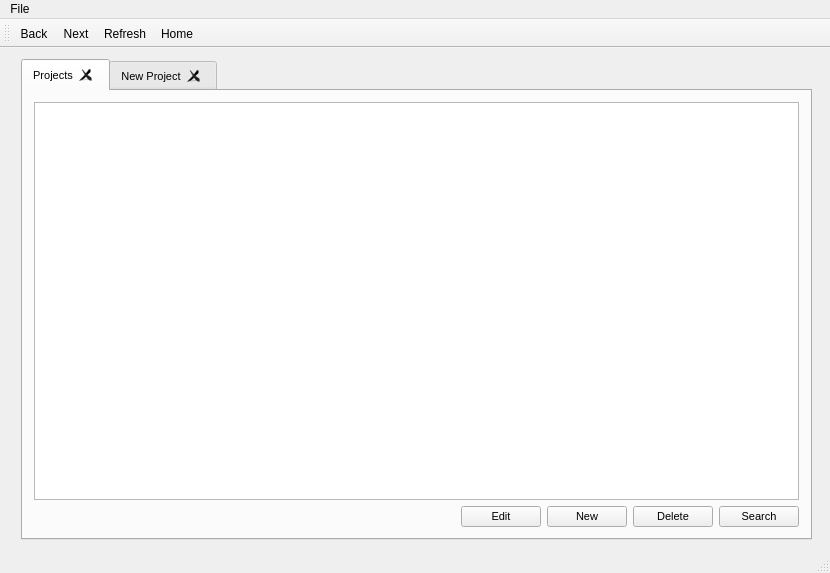
<?xml version="1.0" encoding="UTF-8"?>
<ui version="4.0">
 <class>MainWindow</class>
 <widget class="QMainWindow" name="MainWindow">
  <property name="geometry">
   <rect>
    <x>0</x>
    <y>0</y>
    <width>830</width>
    <height>573</height>
   </rect>
  </property>
  <property name="windowTitle">
   <string>Task Badger</string>
  </property>
  <property name="windowIcon">
   <iconset resource="myres.qrc">
    <normaloff>:/Images/TaskBadgerLogo.png</normaloff>:/Images/TaskBadgerLogo.png</iconset>
  </property>
  <widget class="QWidget" name="centralWidget">
   <layout class="QVBoxLayout" name="verticalLayout">
    <item>
     <widget class="QStackedWidget" name="stackedWidget">
      <property name="currentIndex">
       <number>1</number>
      </property>
      <widget class="QWidget" name="page">
       <layout class="QVBoxLayout" name="verticalLayout_2">
        <item>
         <layout class="QHBoxLayout" name="horizontalLayout">
          <item>
           <widget class="QFrame" name="frame">
            <property name="minimumSize">
             <size>
              <width>86</width>
              <height>86</height>
             </size>
            </property>
            <property name="maximumSize">
             <size>
              <width>108</width>
              <height>108</height>
             </size>
            </property>
            <property name="styleSheet">
             <string notr="true">image: url(:/Images/TaskBadgerLogo.png);</string>
            </property>
            <property name="frameShape">
             <enum>QFrame::StyledPanel</enum>
            </property>
            <property name="frameShadow">
             <enum>QFrame::Raised</enum>
            </property>
           </widget>
          </item>
          <item>
           <spacer name="horizontalSpacer_2">
            <property name="orientation">
             <enum>Qt::Horizontal</enum>
            </property>
            <property name="sizeHint" stdset="0">
             <size>
              <width>40</width>
              <height>20</height>
             </size>
            </property>
           </spacer>
          </item>
          <item>
           <widget class="QLabel" name="label">
            <property name="font">
             <font>
              <family>MV Boli</family>
              <pointsize>28</pointsize>
              <weight>75</weight>
              <bold>true</bold>
             </font>
            </property>
            <property name="text">
             <string>My Dashboard</string>
            </property>
           </widget>
          </item>
          <item>
           <spacer name="horizontalSpacer_4">
            <property name="orientation">
             <enum>Qt::Horizontal</enum>
            </property>
            <property name="sizeHint" stdset="0">
             <size>
              <width>40</width>
              <height>20</height>
             </size>
            </property>
           </spacer>
          </item>
         </layout>
        </item>
        <item>
         <widget class="QSplitter" name="splitter">
          <property name="orientation">
           <enum>Qt::Horizontal</enum>
          </property>
          <widget class="QTreeView" name="treeView">
           <property name="minimumSize">
            <size>
             <width>0</width>
             <height>270</height>
            </size>
           </property>
           <property name="maximumSize">
            <size>
             <width>190</width>
             <height>16777215</height>
            </size>
           </property>
          </widget>
          <widget class="QTableView" name="tableView">
           <property name="minimumSize">
            <size>
             <width>550</width>
             <height>300</height>
            </size>
           </property>
          </widget>
         </widget>
        </item>
        <item>
         <layout class="QHBoxLayout" name="horizontalLayout_2">
          <item>
           <spacer name="horizontalSpacer_3">
            <property name="orientation">
             <enum>Qt::Horizontal</enum>
            </property>
            <property name="sizeHint" stdset="0">
             <size>
              <width>40</width>
              <height>20</height>
             </size>
            </property>
           </spacer>
          </item>
          <item>
           <widget class="QPushButton" name="createProject">
            <property name="font">
             <font>
              <pointsize>10</pointsize>
             </font>
            </property>
            <property name="cursor">
             <cursorShape>PointingHandCursor</cursorShape>
            </property>
            <property name="text">
             <string>Create New Project</string>
            </property>
            <property name="icon">
             <iconset resource="myres.qrc">
              <normaloff>:/Images/icons8-plus-48.png</normaloff>:/Images/icons8-plus-48.png</iconset>
            </property>
           </widget>
          </item>
          <item>
           <widget class="QPushButton" name="upcomingDeadlines">
            <property name="font">
             <font>
              <pointsize>10</pointsize>
             </font>
            </property>
            <property name="cursor">
             <cursorShape>PointingHandCursor</cursorShape>
            </property>
            <property name="text">
             <string>Upcoming Deadlines</string>
            </property>
            <property name="icon">
             <iconset resource="myres.qrc">
              <normaloff>:/Images/icons8-calendar-48.png</normaloff>:/Images/icons8-calendar-48.png</iconset>
            </property>
           </widget>
          </item>
          <item>
           <widget class="QPushButton" name="urgentProjects">
            <property name="font">
             <font>
              <pointsize>10</pointsize>
             </font>
            </property>
            <property name="cursor">
             <cursorShape>PointingHandCursor</cursorShape>
            </property>
            <property name="text">
             <string>Urgent Projects</string>
            </property>
            <property name="icon">
             <iconset resource="myres.qrc">
              <normaloff>:/Images/icons8-high-priority-48.png</normaloff>:/Images/icons8-high-priority-48.png</iconset>
            </property>
           </widget>
          </item>
         </layout>
        </item>
       </layout>
      </widget>
      <widget class="QWidget" name="page_2">
       <widget class="QTabWidget" name="tabWidget">
        <property name="geometry">
         <rect>
          <x>10</x>
          <y>0</y>
          <width>791</width>
          <height>481</height>
         </rect>
        </property>
        <property name="font">
         <font>
          <pointsize>8</pointsize>
          <weight>50</weight>
          <bold>false</bold>
         </font>
        </property>
        <property name="currentIndex">
         <number>0</number>
        </property>
        <property name="tabsClosable">
         <bool>true</bool>
        </property>
        <property name="movable">
         <bool>true</bool>
        </property>
        <widget class="QWidget" name="projects_2">
         <attribute name="title">
          <string>Projects</string>
         </attribute>
         <layout class="QVBoxLayout" name="verticalLayout_5">
          <item>
           <widget class="QTableView" name="tableView_3"/>
          </item>
          <item>
           <layout class="QHBoxLayout" name="horizontalLayout_5">
            <item>
             <spacer name="horizontalSpacer_7">
              <property name="orientation">
               <enum>Qt::Horizontal</enum>
              </property>
              <property name="sizeHint" stdset="0">
               <size>
                <width>40</width>
                <height>20</height>
               </size>
              </property>
             </spacer>
            </item>
            <item>
             <widget class="QPushButton" name="editProj_2">
              <property name="text">
               <string>Edit</string>
              </property>
              <property name="icon">
               <iconset resource="myres.qrc">
                <normaloff>:/Images/icons8-edit-48.png</normaloff>:/Images/icons8-edit-48.png</iconset>
              </property>
             </widget>
            </item>
            <item>
             <widget class="QPushButton" name="newProj_2">
              <property name="text">
               <string>New</string>
              </property>
              <property name="icon">
               <iconset resource="myres.qrc">
                <normaloff>:/Images/icons8-plus-48.png</normaloff>:/Images/icons8-plus-48.png</iconset>
              </property>
             </widget>
            </item>
            <item>
             <widget class="QPushButton" name="deleteProj_2">
              <property name="text">
               <string>Delete</string>
              </property>
              <property name="icon">
               <iconset resource="myres.qrc">
                <normaloff>:/Images/icons8-close-window-48.png</normaloff>:/Images/icons8-close-window-48.png</iconset>
              </property>
             </widget>
            </item>
            <item>
             <widget class="QPushButton" name="searchProj_2">
              <property name="text">
               <string>Search</string>
              </property>
              <property name="icon">
               <iconset resource="myres.qrc">
                <normaloff>:/Images/icons8-search-48.png</normaloff>:/Images/icons8-search-48.png</iconset>
              </property>
             </widget>
            </item>
           </layout>
          </item>
         </layout>
        </widget>
        <widget class="QWidget" name="newTab_2">
         <attribute name="title">
          <string>New Project</string>
         </attribute>
         <layout class="QVBoxLayout" name="verticalLayout_6">
          <item>
           <layout class="QHBoxLayout" name="horizontalLayout_9">
            <item>
             <widget class="QLabel" name="ProjName_2">
              <property name="text">
               <string>Project Name:</string>
              </property>
              <property name="buddy">
               <cstring>name_2</cstring>
              </property>
             </widget>
            </item>
            <item>
             <widget class="QLineEdit" name="name_2"/>
            </item>
           </layout>
          </item>
          <item>
           <layout class="QFormLayout" name="formLayout_2">
            <item row="0" column="0">
             <layout class="QHBoxLayout" name="horizontalLayout_10">
              <item>
               <widget class="QLabel" name="ProjNum_2">
                <property name="minimumSize">
                 <size>
                  <width>68</width>
                  <height>0</height>
                 </size>
                </property>
                <property name="text">
                 <string>Project #:</string>
                </property>
                <property name="buddy">
                 <cstring>num_2</cstring>
                </property>
               </widget>
              </item>
              <item>
               <widget class="QLineEdit" name="num_2">
                <property name="maximumSize">
                 <size>
                  <width>100</width>
                  <height>16777215</height>
                 </size>
                </property>
                <property name="styleSheet">
                 <string notr="true">background-color: rgb(223, 223, 223);</string>
                </property>
                <property name="readOnly">
                 <bool>true</bool>
                </property>
                <property name="clearButtonEnabled">
                 <bool>false</bool>
                </property>
               </widget>
              </item>
             </layout>
            </item>
            <item row="0" column="1">
             <layout class="QGridLayout" name="gridLayout_2">
              <item row="2" column="1" colspan="2">
               <widget class="QComboBox" name="priority_2">
                <item>
                 <property name="text">
                  <string>Normal</string>
                 </property>
                </item>
                <item>
                 <property name="text">
                  <string>High</string>
                 </property>
                </item>
                <item>
                 <property name="text">
                  <string>Highest</string>
                 </property>
                </item>
                <item>
                 <property name="text">
                  <string>Low</string>
                 </property>
                </item>
                <item>
                 <property name="text">
                  <string>Lowest</string>
                 </property>
                </item>
               </widget>
              </item>
              <item row="2" column="6">
               <widget class="QLabel" name="ProjDue_2">
                <property name="text">
                 <string>Due Date:</string>
                </property>
                <property name="buddy">
                 <cstring>due_2</cstring>
                </property>
               </widget>
              </item>
              <item row="2" column="7" colspan="2">
               <widget class="QDateEdit" name="due_2">
                <property name="displayFormat">
                 <string>MM/dd/yyyy</string>
                </property>
                <property name="calendarPopup">
                 <bool>true</bool>
                </property>
               </widget>
              </item>
              <item row="2" column="0">
               <widget class="QLabel" name="ProjPriority_2">
                <property name="text">
                 <string>Priority:</string>
                </property>
                <property name="buddy">
                 <cstring>priority_2</cstring>
                </property>
               </widget>
              </item>
              <item row="0" column="3">
               <widget class="QLabel" name="ProjStatus_2">
                <property name="text">
                 <string>Status:</string>
                </property>
                <property name="buddy">
                 <cstring>status_2</cstring>
                </property>
               </widget>
              </item>
              <item row="0" column="4" colspan="2">
               <widget class="QComboBox" name="status_2"/>
              </item>
              <item row="0" column="6">
               <widget class="QLabel" name="ProjCat_2">
                <property name="text">
                 <string>Category:</string>
                </property>
                <property name="buddy">
                 <cstring>category_2</cstring>
                </property>
               </widget>
              </item>
              <item row="0" column="7" colspan="2">
               <widget class="QComboBox" name="category_2"/>
              </item>
              <item row="2" column="3">
               <widget class="QLabel" name="ProjCost_2">
                <property name="text">
                 <string>Total Cost:</string>
                </property>
                <property name="buddy">
                 <cstring>cost_2</cstring>
                </property>
               </widget>
              </item>
              <item row="2" column="4" colspan="2">
               <widget class="QDoubleSpinBox" name="cost_2">
                <property name="maximum">
                 <double>999999.989999999990687</double>
                </property>
               </widget>
              </item>
              <item row="0" column="0">
               <widget class="QLabel" name="ProjDateCreate_2">
                <property name="text">
                 <string>Date Created:</string>
                </property>
                <property name="buddy">
                 <cstring>created_2</cstring>
                </property>
               </widget>
              </item>
              <item row="0" column="1" colspan="2">
               <widget class="QDateEdit" name="created_2">
                <property name="maximumSize">
                 <size>
                  <width>16777215</width>
                  <height>16777215</height>
                 </size>
                </property>
                <property name="styleSheet">
                 <string notr="true">background-color: rgb(223, 223, 223);
color: rgb(223, 223, 223);</string>
                </property>
                <property name="readOnly">
                 <bool>true</bool>
                </property>
                <property name="displayFormat">
                 <string>MM/dd/yyyy</string>
                </property>
                <property name="calendarPopup">
                 <bool>true</bool>
                </property>
               </widget>
              </item>
             </layout>
            </item>
           </layout>
          </item>
          <item>
           <layout class="QHBoxLayout" name="horizontalLayout_11">
            <item>
             <widget class="QLabel" name="label_10">
              <property name="text">
               <string>Description:</string>
              </property>
              <property name="buddy">
               <cstring>description_2</cstring>
              </property>
             </widget>
            </item>
            <item>
             <widget class="QTextEdit" name="description_2"/>
            </item>
           </layout>
          </item>
          <item>
           <layout class="QHBoxLayout" name="horizontalLayout_12">
            <item>
             <spacer name="horizontalSpacer_8">
              <property name="orientation">
               <enum>Qt::Horizontal</enum>
              </property>
              <property name="sizeHint" stdset="0">
               <size>
                <width>40</width>
                <height>20</height>
               </size>
              </property>
             </spacer>
            </item>
            <item>
             <widget class="QPushButton" name="ProjSave_3">
              <property name="font">
               <font>
                <pointsize>10</pointsize>
               </font>
              </property>
              <property name="text">
               <string>Save</string>
              </property>
              <property name="icon">
               <iconset resource="myres.qrc">
                <normaloff>:/Images/icons8-save-all-48.png</normaloff>:/Images/icons8-save-all-48.png</iconset>
              </property>
             </widget>
            </item>
            <item>
             <widget class="QPushButton" name="ProjCancel_3">
              <property name="font">
               <font>
                <pointsize>10</pointsize>
               </font>
              </property>
              <property name="text">
               <string>Cancel</string>
              </property>
              <property name="icon">
               <iconset resource="myres.qrc">
                <normaloff>:/Images/icons8-close-window-48.png</normaloff>:/Images/icons8-close-window-48.png</iconset>
              </property>
             </widget>
            </item>
           </layout>
          </item>
         </layout>
        </widget>
       </widget>
      </widget>
     </widget>
    </item>
   </layout>
  </widget>
  <widget class="QStatusBar" name="statusBar"/>
  <widget class="QToolBar" name="mainToolBar">
   <attribute name="toolBarArea">
    <enum>TopToolBarArea</enum>
   </attribute>
   <attribute name="toolBarBreak">
    <bool>false</bool>
   </attribute>
   <addaction name="actionBack"/>
   <addaction name="actionNext"/>
   <addaction name="actionRefresh"/>
   <addaction name="actionHome"/>
  </widget>
  <widget class="QMenuBar" name="menuBar">
   <property name="geometry">
    <rect>
     <x>0</x>
     <y>0</y>
     <width>830</width>
     <height>21</height>
    </rect>
   </property>
   <widget class="QMenu" name="menuTaskBadger">
    <property name="title">
     <string>File</string>
    </property>
    <addaction name="actionNew"/>
    <addaction name="actionOpen"/>
    <addaction name="actionSave"/>
   </widget>
   <addaction name="menuTaskBadger"/>
  </widget>
  <action name="actionNew">
   <property name="text">
    <string>New</string>
   </property>
  </action>
  <action name="actionOpen">
   <property name="text">
    <string>Open</string>
   </property>
  </action>
  <action name="actionSave">
   <property name="text">
    <string>Save</string>
   </property>
  </action>
  <action name="actionBack">
   <property name="icon">
    <iconset resource="myres.qrc">
     <normaloff>:/Images/icons8-left-24.png</normaloff>:/Images/icons8-left-24.png</iconset>
   </property>
   <property name="text">
    <string>Back</string>
   </property>
  </action>
  <action name="actionNext">
   <property name="icon">
    <iconset resource="myres.qrc">
     <normaloff>:/Images/icons8-right-24.png</normaloff>
     <normalon>:/Images/icons8-right-48.png</normalon>:/Images/icons8-right-24.png</iconset>
   </property>
   <property name="text">
    <string>Next</string>
   </property>
  </action>
  <action name="actionRefresh">
   <property name="icon">
    <iconset>
     <normalon>:/Images/icons8-available-updates-24.png</normalon>
    </iconset>
   </property>
   <property name="text">
    <string>Refresh</string>
   </property>
  </action>
  <action name="actionHome">
   <property name="icon">
    <iconset>
     <normalon>:/Images/icons8-home-24.png</normalon>
    </iconset>
   </property>
   <property name="text">
    <string>Home</string>
   </property>
  </action>
 </widget>
 <layoutdefault spacing="6" margin="11"/>
 <tabstops>
  <tabstop>treeView</tabstop>
  <tabstop>tableView</tabstop>
  <tabstop>createProject</tabstop>
  <tabstop>upcomingDeadlines</tabstop>
  <tabstop>urgentProjects</tabstop>
  <tabstop>tabWidget</tabstop>
  <tabstop>tableView_3</tabstop>
  <tabstop>editProj_2</tabstop>
  <tabstop>newProj_2</tabstop>
  <tabstop>deleteProj_2</tabstop>
  <tabstop>searchProj_2</tabstop>
  <tabstop>name_2</tabstop>
  <tabstop>num_2</tabstop>
  <tabstop>created_2</tabstop>
  <tabstop>status_2</tabstop>
  <tabstop>category_2</tabstop>
  <tabstop>priority_2</tabstop>
  <tabstop>cost_2</tabstop>
  <tabstop>due_2</tabstop>
  <tabstop>description_2</tabstop>
  <tabstop>ProjSave_3</tabstop>
  <tabstop>ProjCancel_3</tabstop>
 </tabstops>
 <resources>
  <include location="myres.qrc"/>
 </resources>
 <connections/>
</ui>
